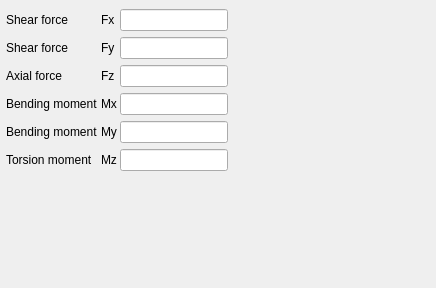
           <widget class="QWidget" name="tabForce">
            <attribute name="title">
             <string>Force</string>
            </attribute>
            <layout class="QGridLayout" name="gridLayout_21">
             <property name="leftMargin">
              <number>6</number>
             </property>
             <property name="topMargin">
              <number>6</number>
             </property>
             <property name="rightMargin">
              <number>6</number>
             </property>
             <property name="bottomMargin">
              <number>6</number>
             </property>
             <property name="spacing">
              <number>3</number>
             </property>
             <item row="0" column="0">
              <layout class="QGridLayout" name="gridLayout_35">
               <property name="spacing">
                <number>3</number>
               </property>
               <item row="4" column="2">
                <widget class="RB_UomLineEdit" name="leMy"/>
               </item>
               <item row="4" column="1">
                <widget class="QLabel" name="lblMy">
                 <property name="text">
                  <string>My</string>
                 </property>
                </widget>
               </item>
               <item row="1" column="1">
                <widget class="QLabel" name="lblFy">
                 <property name="text">
                  <string>Fy</string>
                 </property>
                </widget>
               </item>
               <item row="2" column="1">
                <widget class="QLabel" name="lblFz">
                 <property name="text">
                  <string>Fz</string>
                 </property>
                </widget>
               </item>
               <item row="5" column="1">
                <widget class="QLabel" name="lblMz">
                 <property name="text">
                  <string>Mz</string>
                 </property>
                </widget>
               </item>
               <item row="2" column="2">
                <widget class="RB_UomLineEdit" name="leFz"/>
               </item>
               <item row="0" column="2">
                <widget class="RB_UomLineEdit" name="leFx"/>
               </item>
               <item row="1" column="2">
                <widget class="RB_UomLineEdit" name="leFy"/>
               </item>
               <item row="5" column="2">
                <widget class="RB_UomLineEdit" name="leMz"/>
               </item>
               <item row="0" column="1">
                <widget class="QLabel" name="lblFx">
                 <property name="text">
                  <string>Fx</string>
                 </property>
                </widget>
               </item>
               <item row="3" column="1">
                <widget class="QLabel" name="lblMx">
                 <property name="text">
                  <string>Mx</string>
                 </property>
                </widget>
               </item>
               <item row="3" column="2">
                <widget class="RB_UomLineEdit" name="leMx"/>
               </item>
               <item row="0" column="0">
                <widget class="QLabel" name="label_60">
                 <property name="text">
                  <string>Shear force</string>
                 </property>
                </widget>
               </item>
               <item row="1" column="0">
                <widget class="QLabel" name="label_61">
                 <property name="text">
                  <string>Shear force</string>
                 </property>
                </widget>
               </item>
               <item row="2" column="0">
                <widget class="QLabel" name="label_62">
                 <property name="text">
                  <string>Axial force</string>
                 </property>
                </widget>
               </item>
               <item row="3" column="0">
                <widget class="QLabel" name="label_63">
                 <property name="text">
                  <string>Bending moment</string>
                 </property>
                </widget>
               </item>
               <item row="4" column="0">
                <widget class="QLabel" name="label_64">
                 <property name="text">
                  <string>Bending moment</string>
                 </property>
                </widget>
               </item>
               <item row="5" column="0">
                <widget class="QLabel" name="label_65">
                 <property name="text">
                  <string>Torsion moment</string>
                 </property>
                </widget>
               </item>
              </layout>
             </item>
             <item row="0" column="1">
              <spacer name="horizontalSpacer_13">
               <property name="orientation">
                <enum>Qt::Horizontal</enum>
               </property>
               <property name="sizeHint" stdset="0">
                <size>
                 <width>199</width>
                 <height>168</height>
                </size>
               </property>
              </spacer>
             </item>
             <item row="1" column="0" colspan="2">
              <spacer name="verticalSpacer_10">
               <property name="orientation">
                <enum>Qt::Vertical</enum>
               </property>
               <property name="sizeHint" stdset="0">
                <size>
                 <width>398</width>
                 <height>108</height>
                </size>
               </property>
              </spacer>
             </item>
            </layout>
           </widget>
